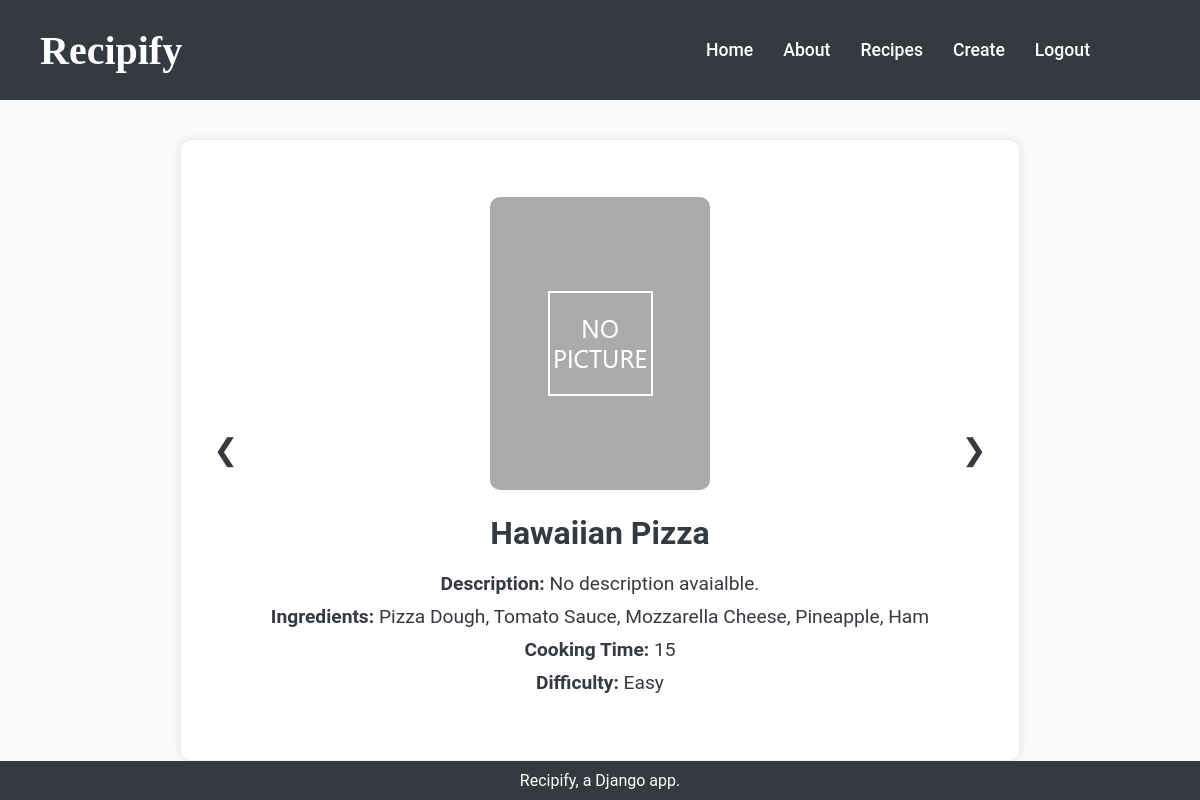
The page /recipes/recipes/11/ (signed in) on the database as committed earlier.
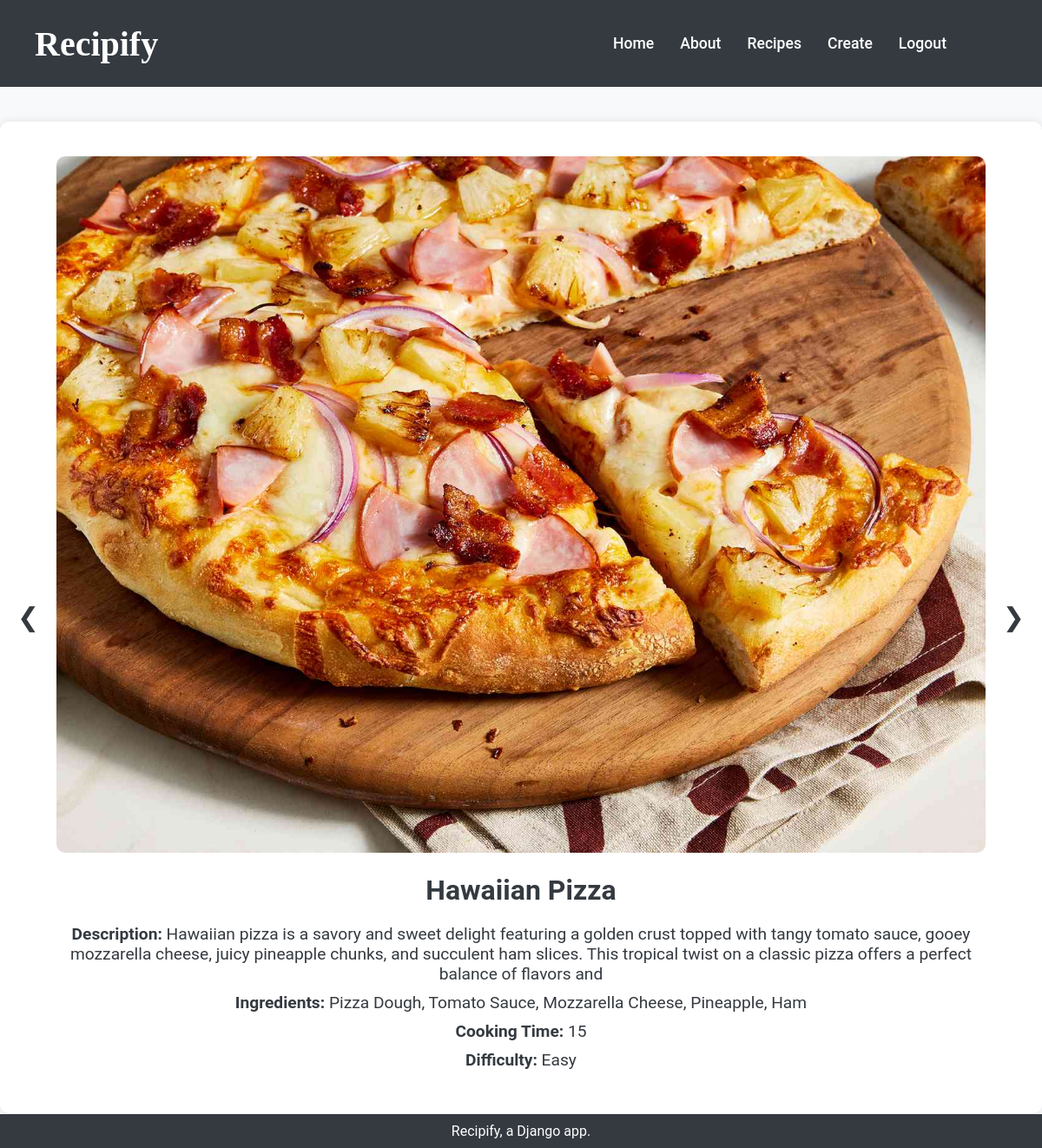
The same page on the database as committed later.
### recipes/models.py (models this page shows, shortened)
class Recipe(models.Model):
    name = models.CharField(max_length=50)
    description = models.CharField(max_length=255, default="No description avaialble.")
    ingredients = models.CharField(max_length=255)
    cooking_time = models.IntegerField()
    difficulty = models.CharField(max_length=20)
    pic = models.ImageField(upload_to="recipes", default="no_picture.jpg")

### recipes/views.py (the view)
# urls.py: path("recipes/<int:recipe_id>/", recipe_detail, name="recipe_detail"),
@login_required
def recipe_detail(request, recipe_id):
    recipe = get_object_or_404(Recipe, pk=recipe_id)
    recipes = list(Recipe.objects.all().order_by("id"))
    current_index = next(
        index for (index, d) in enumerate(recipes) if d.id == recipe_id
    )
    next_index = (current_index + 1) % len(recipes)
    prev_index = (current_index - 1) % len(recipes)
    next_recipe_id = recipes[next_index].id
    prev_recipe_id = recipes[prev_index].id
    context = {
        "recipe": recipe,
        "next_recipe_id": next_recipe_id,
        "prev_recipe_id": prev_recipe_id,
    }
    return render(request, "recipes/recipe_detail.html", context)

### recipes/templates/recipes/recipe_detail.html (shortened to what this page needs)
{% load static %}
<!DOCTYPE html>
<html lang="en">
<head>
    <link rel="stylesheet" href="{% static 'css/styles.css' %}" />
</head>
<body>
    <header>
        <div class="header-container">
            <h1>Recipify</h1>
            <nav>
                <ul>
                    <li><a href="{% url 'recipes:home' %}">Home</a></li>
                    <li><a href="{% url 'recipes:about' %}">About</a></li>
                    <li><a href="{% url 'recipes:recipes_list' %}">Recipes</a></li>
                    <li><a href="{% url 'recipes:add_recipe' %}">Create</a></li>
                    <li><a href="{% url 'logout' %}">Logout</a></li>
                </ul>
            </nav>
        </div>
    </header>
    <main class="recipe-details">
        <div class="arrow arrow-left" onclick="navigateRecipe('{{ prev_recipe_id }}')">&#10094;</div>
        <div class="recipe-info">
            <img src="{{ recipe.pic.url }}" alt="{{ recipe.name }}" />
            <h2>{{ recipe.name }}</h2>
            <p><strong>Description:</strong> {{ recipe.description }}</p>
            <p><strong>Ingredients:</strong> {{ recipe.ingredients }}</p>
            <p><strong>Cooking Time:</strong> {{ recipe.cooking_time }}</p>
            <p><strong>Difficulty:</strong> {{ recipe.difficulty }}</p>
        </div>
        <div class="arrow arrow-right" onclick="navigateRecipe('{{ next_recipe_id }}')">&#10095;</div>
    </main>
    <footer>
        <p>Recipify, a Django app.</p>
    </footer>
</body>
</html>

Rows that differ between the two databases and show on the page:
changed Recipe "Hawaiian Pizza": pic: picture added in place of a placeholder; description "No description avaialble." → "Hawaiian pizza is a savory and sweet delight featuring a golden crust topped with tangy tomato sauce, gooey mozzarella cheese, juicy pineapple chunks, and succulent ham slices. This tropical twist on a classic pizza offers a perfect balance of flavors and"
